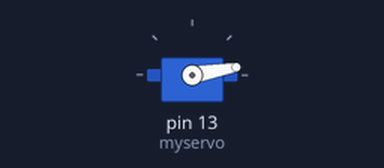
The sketch below on a simulated Arduino Uno, built with avr-gcc and run on an emulated ATmega328P. On the bench: servo.

Above: at 0.05 s.
At 0.35 s:
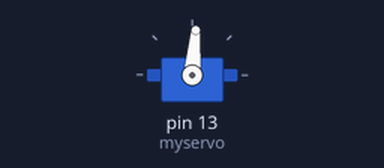
At 0.7 s:
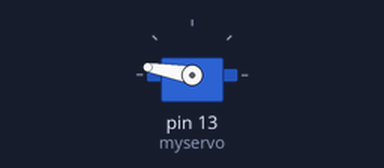
At 1.35 s:
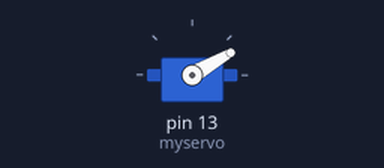
Timing chart, 0 to 3.4 s (numbered marks = the images above):
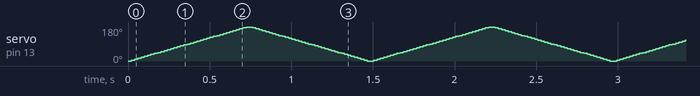

The sketch:

sketch_project06.ino
```cpp
/*
Arduino Training Series by UniKidz
Robotic Programming Your Engineer
This code can be downloaded from https://github.com/efadzli/arduino_beginners
*/

#include <Servo.h>
Servo myservo;
int pos = 0;

void setup() {
  myservo.attach(13);
}

void loop() {
  for(pos=0; pos<=180; pos+=5){
    myservo.write(pos);
    delay(20);
  }

  for(pos=180; pos>=0; pos-=5){
    myservo.write(pos);
    delay(20);
  }
}
```
